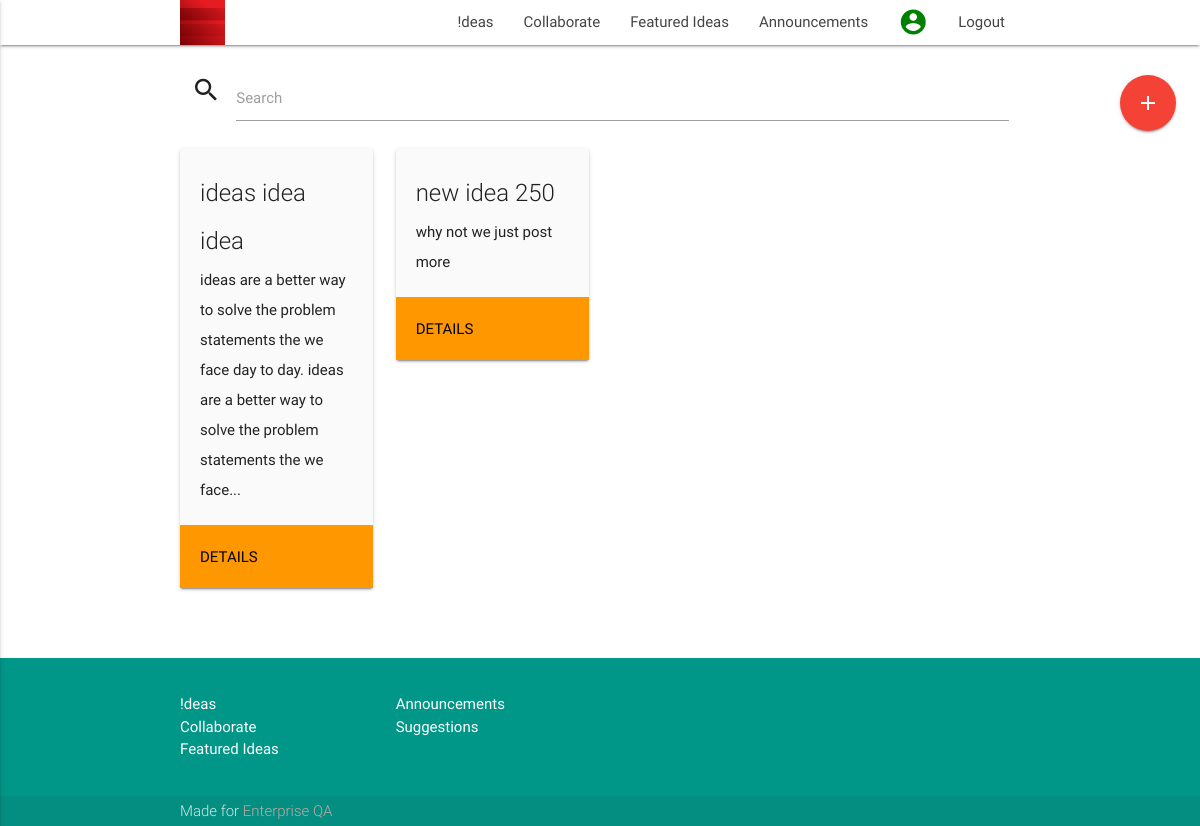
Screenshot of /tools with the database file from the repository.
### database.py (models this page shows)
class Ideas(Base):
    __tablename__ = 'ideas'
    id = Column(Integer, primary_key=True)
    title = Column(String(150), nullable=False)
    summary = Column(String(2000), nullable=False)
    tags = Column(String(30), nullable=True)
    filename = Column(String(50), nullable=True)
    filePath = Column(String(100), nullable=True)
    user_id = Column(Integer, ForeignKey(User.id))
    isActive = Column(Boolean, default=True)
    usability = Column(Boolean, default=False)
    createdDate = Column(DateTime(timezone=True), server_default=func.now())
    updatedDate = Column(DateTime(timezone=True), onupdate=func.now())
    user = relationship(User)
    '''@property
    def serialize(self):
    """Return object data in easily serializeable format"""
    return {
        'id': self.id,
        'title': self.title,
        'summary': self.summary,
    }'''

### app.py (the view)
@app.route('/tools')
def tools():
    try:
        tools = dbsession.query(Ideas).filter(Ideas.usability == True).all()
    except NoResultFound:
        flash("NO results found!")
        None
    return render_template('tools/index.html', ideas=tools)

### templates/tools/index.html (shortened to what this page needs)
{% extends "layout.html" %}
{% block content %}
  <div class="container">
    <div class="section">
      <div class="row">
          <div class="col s12">
                <div class="input-field col s12">
                    <form action="/search" method="POST">
                        <i class="material-icons prefix">search</i>
                        <input type="text" name="search" type="submit" id="autocomplete-input" class="autocomplete">
                        <label for="autocomplete-input">Search</label>
                    </form>
                </div>
          </div>
        {%  for idea in ideas %}
            <div class="col s12 m6 l3">
                <div class="card grey lighten-5 hoverable">
                    <div class="card-content dark">
                        <span class="card-title">{{ idea.title  | truncate(18, true)}}</span>
                        <p>{{ idea.summary | truncate(150, true) }}</p>
                    </div>
                    <div class="card-action orange">
                        <a href="{{ url_for('ideaDetails', idea_id=idea.id)}}" style="color: #020202;">Details</a>
                    </div>
                </div>
            </div>
          {% endfor %}
        </div>
    </div>
  </div>
    <div class="fixed-action-btn" style="top: 60px; right: 24px;">
        <a class="btn-floating btn-large red" href="{{ url_for('newIdea') }}">
            <i class="material-icons">add</i>
        </a>
    </div>
{% endblock %}

### static/css/style.css (style rules this page uses)
p { line-height: 2rem; }

### templates/layout.html (style rules this page uses)
body { display: flex; min-height: 100vh; flex-direction: column; }

### rows the page displays
Ideas: title "ideas idea idea", summary "ideas are a better way to solve the problem statements the we face day to day. ideas are a better way to solve the problem statements the we face..."
Ideas: title "new idea 250", summary "why not we just post more"
